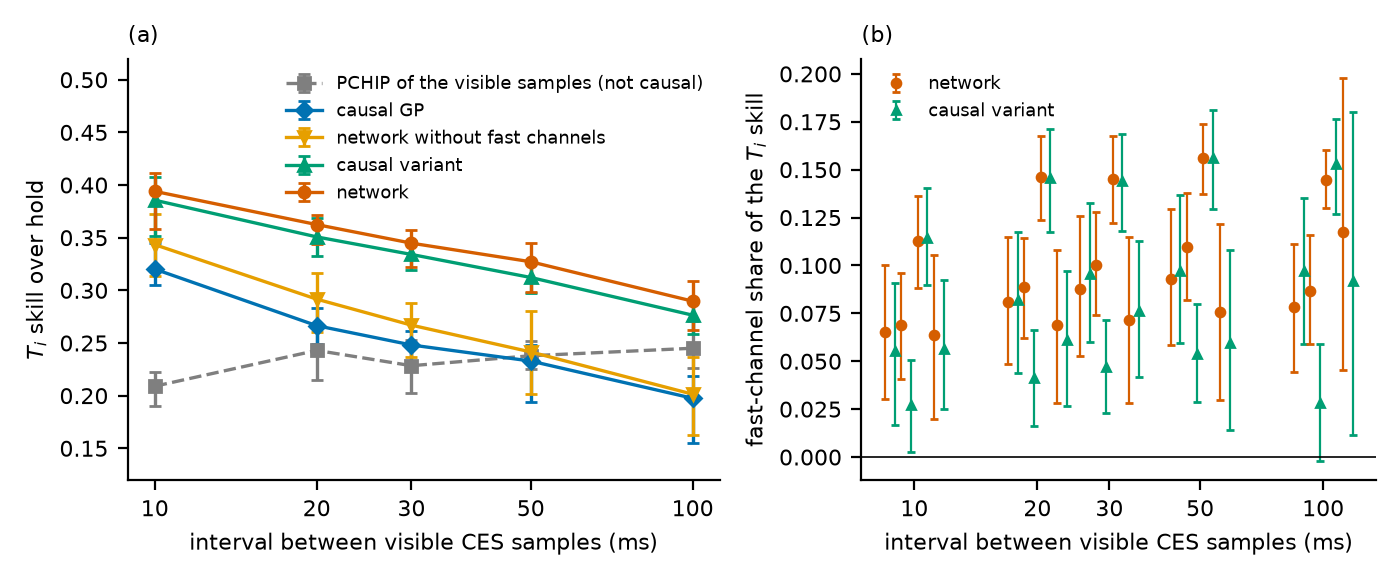

Here is the Python script that generated this plot:
"""Figure for the thinned replay (B.30): skill over hold against the interval between visible CES
samples, and the fast-channel share per split.  Reads docs/paper/b30_thinned.json and
docs/paper/b30_posthoc.json; writes fig_thin.pdf / .png.  Run from the repo root:
    py docs/paper/ppcf/fig_thin.py
"""
import json
from pathlib import Path

import matplotlib

matplotlib.use("Agg")
import matplotlib.pyplot as plt  # noqa: E402
import numpy as np  # noqa: E402

HERE = Path(__file__).parent
ROOT = HERE.parents[2]
SEEDS = (42, 1, 7, 123)
KS = (1, 2, 3, 5, 10)
X = np.array([10 * k for k in KS])
# Okabe-Ito colours, distinguishable without relying on hue alone (markers and line styles differ)
LINES = (("pchip_vs_hold", "PCHIP of the visible samples (not causal)", "#7f7f7f", "s", "--"),
         ("gp_vs_hold", "causal GP", "#0072B2", "D", "-"),
         ("hist80_vs_hold", "network without fast channels", "#E69F00", "v", "-"),
         ("causal_vs_hold", "causal variant", "#009E73", "^", "-"),
         ("bb_vs_hold", "network", "#D55E00", "o", "-"))


def main():
    thin = json.loads((ROOT / "docs/paper/b30_thinned.json").read_text(encoding="utf-8"))
    post = json.loads((ROOT / "docs/paper/b30_posthoc.json").read_text(encoding="utf-8"))
    plt.rcParams.update({"font.size": 8, "axes.spines.top": False, "axes.spines.right": False,
                         "legend.frameon": False, "pdf.fonttype": 42})
    fig, (a, b) = plt.subplots(1, 2, figsize=(7.0, 2.9), gridspec_kw={"width_ratios": [1.15, 1.0]})

    for key, lab, col, mk, ls in LINES:
        v = np.array([[thin["cells"][f"cut|s{s}|CES_TI"]["by_k"][str(k)]["skill"][key][0] for k in KS]
                      for s in SEEDS])
        m = v.mean(0)
        a.errorbar(X, m, yerr=[m - v.min(0), v.max(0) - m], color=col, marker=mk, ms=4, lw=1.2,
                   ls=ls, capsize=2, label=lab)
    a.set_xscale("log")
    a.set_xticks(X)
    a.set_xticklabels([str(x) for x in X])
    a.minorticks_off()
    a.set_xlabel("interval between visible CES samples (ms)")
    a.set_ylabel(r"$T_i$ skill over hold")
    a.set_ylim(0.12, 0.52)
    a.legend(fontsize=6.5, loc="upper right")
    a.set_title("(a)", loc="left", fontsize=8)

    off = np.linspace(-0.06, 0.06, len(SEEDS))
    for j, s in enumerate(SEEDS):
        for src, key, col, mk, lab in (
                (thin["cells"][f"cut|s{s}|CES_TI"]["by_k"], "bb80_vs_hist80", "#D55E00", "o", "network"),
                (post["causal_share"][f"cut|s{s}"], "causal_vs_hist", "#009E73", "^", "causal variant")):
            v = np.array([(src[str(k)]["skill"][key] if "skill" in src[str(k)] else src[str(k)][key])
                          for k in KS])
            xs = X * 10 ** (off[j] + (0.012 if mk == "^" else -0.012))
            b.errorbar(xs, v[:, 0], yerr=[v[:, 0] - v[:, 1], v[:, 2] - v[:, 0]], color=col, marker=mk,
                       ms=3.2, lw=0, elinewidth=0.8, capsize=1.5, label=lab if j == 0 else None)
    b.axhline(0, color="k", lw=0.6)
    b.set_xscale("log")
    b.set_xticks(X)
    b.set_xticklabels([str(x) for x in X])
    b.minorticks_off()
    b.set_xlabel("interval between visible CES samples (ms)")
    b.set_ylabel(r"fast-channel share of the $T_i$ skill")
    b.legend(fontsize=6.5, loc="upper left")
    b.set_title("(b)", loc="left", fontsize=8)
    fig.tight_layout()
    fig.savefig(HERE / "fig_thin.pdf")
    fig.savefig(HERE / "fig_thin.png", dpi=200)
    print("written fig_thin.pdf / .png")


if __name__ == "__main__":
    main()
